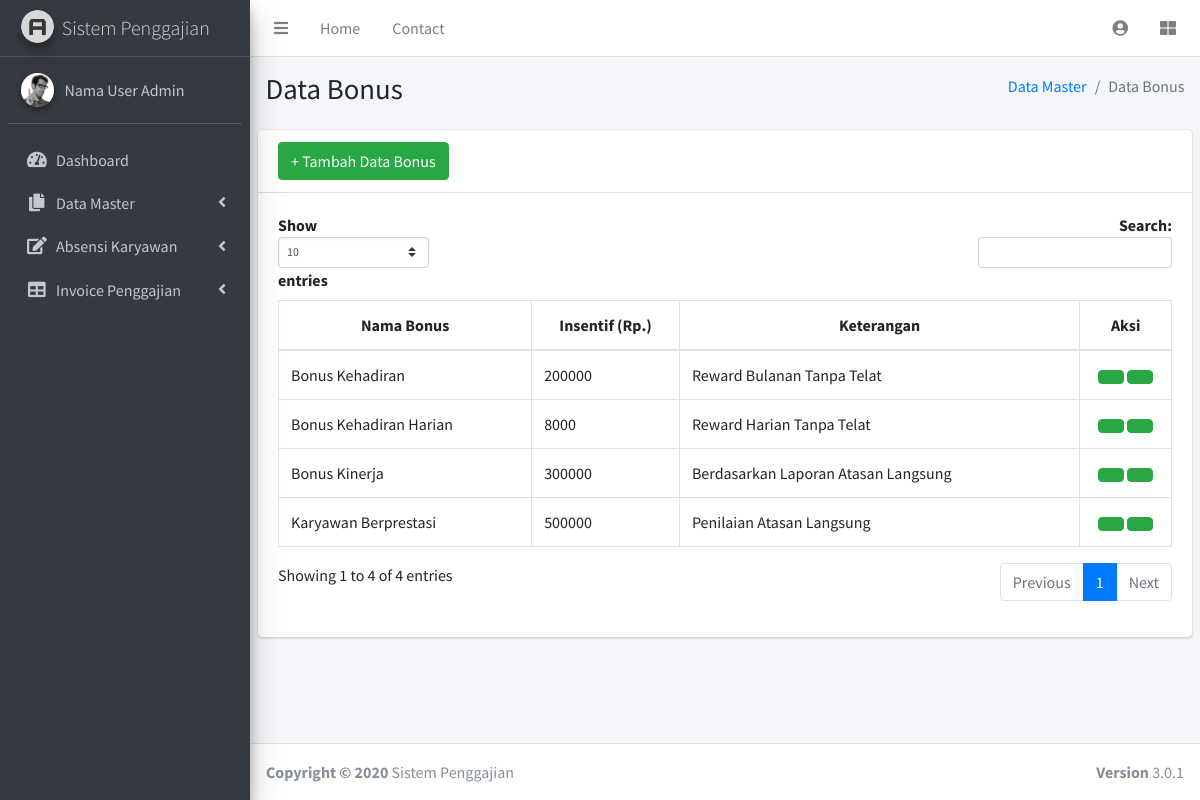
/index.php/admin/getDataBonus, run on the app's committed database.
### tables this page shows
CREATE TABLE `bonus` (
  `id` int(11) NOT NULL,
  `nama_bonus` varchar(100) NOT NULL,
  `insentif` double(20,0) NOT NULL,
  `keterangan` varchar(100) NOT NULL
);

### application/controllers/Admin.php (called while the page is built, shortened)
<?php
class Admin extends CI_Controller {
	public function __construct(){
		$this->load->model('Model_admin');
		$this->load->library('pdf');
	}
	public function getDataBonus()
	{
		$data['bonus'] = $this->Model_admin->m_getDataBonus();
		$this->load->view('data_bonus',$data);
	}
}

### index.php (called while the page is built, shortened)
<?php
require_once BASEPATH.'core/CodeIgniter.php';

### application/models/Model_admin.php (called while the page is built, shortened)
<?php
class Model_admin extends CI_Model {
    public function m_getDataBonus(){
		return $this->db->query("SELECT a.id,a.nama_bonus,a.insentif,a.keterangan FROM bonus a");
    }
}

### application/views/data_bonus.php (the view, shortened to what this page needs)
<div class="content-wrapper">
    <section class="content-header">
      <div class="container-fluid">
        <div class="row mb-2">
          <div class="col-sm-6">
            <h1>Data Bonus</h1>
          </div>
          <div class="col-sm-6">
            <ol class="breadcrumb float-sm-right">
              <li class="breadcrumb-item"><a href="#">Data Master</a></li>
              <li class="breadcrumb-item active">Data Bonus</li>
            </ol>
          </div>
        </div>
      </div>
    </section>
    <section class="content">
      <div class="row">
        <div class="col-12">
          <div class="card">
            <div class="card-header">
              <a type="button" data-toggle="modal" data-target="#insertBonus" class="btn btn-success" href="<?php echo base_url()?>admin" role="button">+ Tambah Data Bonus</a>
            </div>
            <div class="card-body table-responsive">
              <table id="example1" class="table table-bordered table-hover">
                <thead>
                <tr>
                  <th style="text-align:center;">Nama Bonus</th>
                  <th style="text-align:center;">Insentif (Rp.)</th>
                  <th style="text-align:center;">Keterangan</th>
                  <th style="text-align:center;">Aksi</th>
                </tr>
                </thead>
                <tbody>
                  <?php foreach($bonus->result() as $bns){ ?>
                    <tr>
                      <td><?php echo $bns->nama_bonus; ?></td>
                      <td><?php echo $bns->insentif; ?></td>
                      <td><?php echo $bns->keterangan; ?></td>
                      <td style="text-align:center;">
                        <a type="button" data-toggle="modal" data-toggle="tooltip" title="Edit" data-target="#editBonus<?php echo $bns->id; ?>" class="btn btn-success" href="" role="button"><i class="ion ion-edit"></i></a>
                        <a data-toggle="tooltip" title="Hapus" type="button" class="btn btn-success" href="<?php echo base_url()?>admin/deleteBonus/<?php echo $bns->id; ?>" role="button"><i class="ion ion-trash-b"></i></a>
                      </td>
                    </tr>
                  <?php } ?>
                </tbody>
              </table>
            </div>
          </div>
        </div>
      </div>
    </section>
  </div>

### data on the page
bonus: nama_bonus "Bonus Kehadiran", insentif "200000", keterangan "Reward Bulanan Tanpa Telat"
bonus: nama_bonus "Bonus Kehadiran Harian", insentif "8000", keterangan "Reward Harian Tanpa Telat"
bonus: nama_bonus "Bonus Kinerja", insentif "300000", keterangan "Berdasarkan Laporan Atasan Langsung"
bonus: nama_bonus "Karyawan Berprestasi", insentif "500000", keterangan "Penilaian Atasan Langsung"
